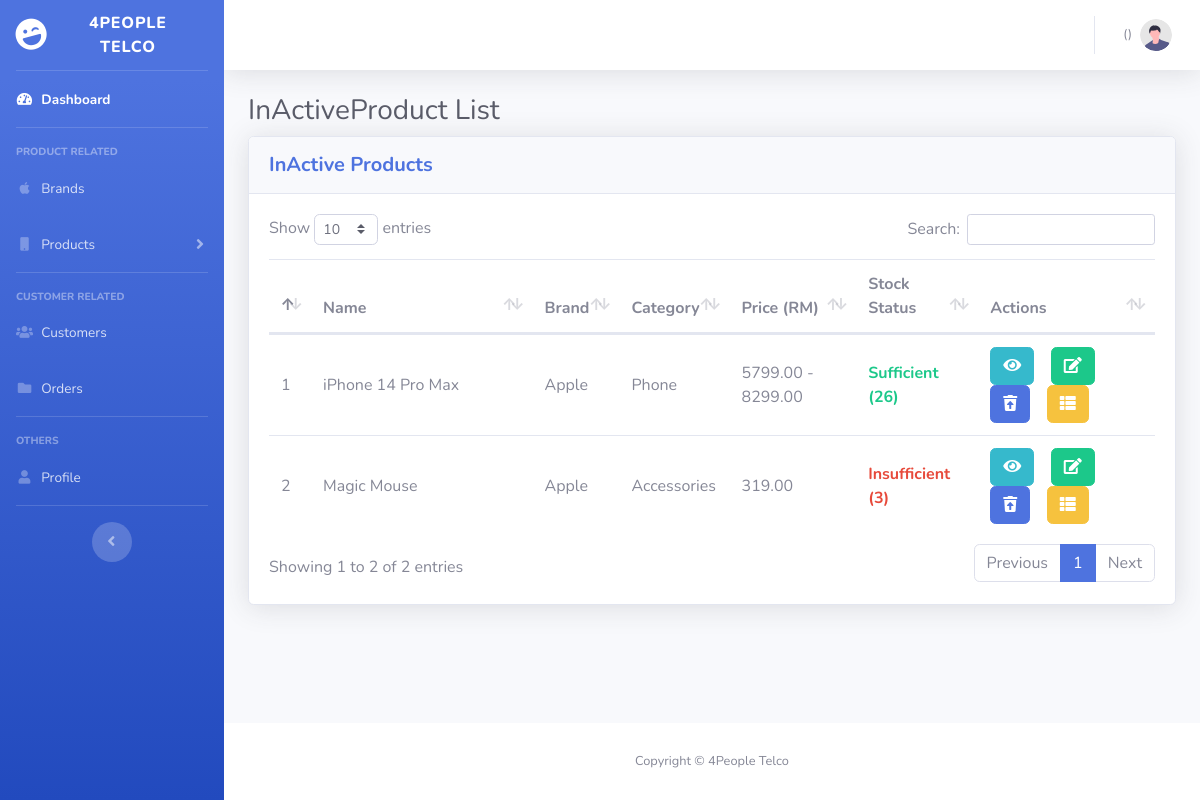
Screenshot of /Admin/all-product.php?status=0 (signed in) with the database file from the repository.
### tables this page shows
CREATE TABLE `product` (
  `prod_id` int(11) NOT NULL,
  `prod_name` text NOT NULL,
  `prod_descrip` text DEFAULT NULL,
  `prod_status` int(11) NOT NULL DEFAULT 1,
  `brand_id` int(11) NOT NULL,
  `cat_id` int(11) NOT NULL,
  `adm_id` text NOT NULL
);

CREATE TABLE `brand` (
  `brand_id` int(11) NOT NULL,
  `brand_name` text NOT NULL,
  `brand_logo` text NOT NULL,
  `brand_status` int(11) NOT NULL DEFAULT 1
);

CREATE TABLE `category` (
  `cat_id` int(11) NOT NULL,
  `cat_name` text NOT NULL,
  `cat_img` text NOT NULL
);

### Admin/all-product.php (the view, shortened to what this page needs)
<!DOCTYPE html>
<html lang="en">
<?php include("header.php"); ?>
<body id="page-top">
    <div id="wrapper">
        <?php include("sidebar.php"); ?>
        <div id="content-wrapper" class="d-flex flex-column">
            <div id="content">
                <?php include("topbar.php"); ?>
                <div class="container-fluid">
                    <?php
                    $productStatusList = $_GET["status"];
                    ?>
                    <h1 class="h3 mb-2 text-gray-800"><?php echo $productStatusList == 0 ? "InActive" : ""; ?>Product List</h1>
                    <div class="card shadow mb-4">
                        <div class="card-header py-3">
                            <div class="row">
                                <div class="col-sm-5 my-auto">
                                    <h5 class="m-0 font-weight-bold text-primary"><?php echo $productStatusList == 0 ? "InActive" : ""; ?> Products</h5>
                                </div>
                            </div>
                        </div>
                        <div class="card-body">
                            <div class="table-responsive">
                                <table class="table table-stripped" id="dataTable" width="100%" cellspacing="0">
                                    <thead>
                                        <tr>
                                            <th></th>
                                            <th>Name</th>
                                            <th>Brand</th>
                                            <th>Category</th>
                                            <th>Price (RM)</th>
                                            <th>Stock Status</th>
                                            <th>Actions</th>
                                        </tr>
                                    </thead>
                                    <tbody>
                                        <?php
                                            $sql = "SELECT * FROM product INNER JOIN brand ON product.brand_id = brand.brand_id INNER JOIN category ON product.cat_id = category.cat_id WHERE prod_status = $productStatusList";
                                            $result = mysqli_query($connect, $sql);
                                            $i = 0;
                                            while ($row = mysqli_fetch_assoc($result)) {
                                                $i++;
                                                $price = array();
												$sumStock = array();
                                                $prodDetailRes = mysqli_query($connect, "SELECT * FROM product_detail WHERE prod_id = '".$row['prod_id']."'");
                                                while ($detailRow = mysqli_fetch_assoc($prodDetailRes)) {
                                                    array_push($price, $detailRow['prod_detail_price']);
                                                    $prodDetailColorRes = mysqli_query($connect, "SELECT * FROM product_color WHERE prod_detail_id = '".$detailRow['prod_detail_id']."'");
                                                    while ($detailColorRow = mysqli_fetch_assoc($prodDetailColorRes)) {
                                                        array_push($sumStock, $detailColorRow['prod_color_stock']);
                                                    }
                                                }
                                        ?>
                                                <tr>
                                                    <td class="align-middle"><?php echo $i; ?></td>
                                                    <td class="align-middle w-25"><?php echo $row['prod_name']; ?></td>
                                                    <td class="align-middle"><?php echo $row['brand_name']; ?></td>
                                                    <td class="align-middle"><?php echo $row['cat_name']; ?></td>
                                                    <td class="align-middle">
                                                        <?php
                                                            if (count($price) > 1)
                                                                echo min($price)." - ".max($price);
                                                            else if (count($price) == 1)
                                                                echo $price[0];
                                                            else
                                                                echo "-";
                                                        ?>
                                                    </td>
                                                    <td class="align-middle">
                                                        <?php
                                                        if (array_sum($sumStock) < 5) {
                                                            echo "<span class='font-weight-bold text-danger'>Insufficient (".array_sum($sumStock).")</span>";
                                                        } else {
                                                            echo "<span class='font-weight-bold text-success'>Sufficient (".array_sum($sumStock).")</span>";
                                                        }
                                                        ?>
                                                    </td>
                                                    <td class="align-middle">
                                                        <button class="btn btn-info" data-toggle="modal" data-target="#viewProduct<?php echo $row['prod_id']; ?>">
                                                            <i class="fa fa-eye"></i>
                                                        </button>
                                                        <button class="btn btn-success" data-toggle="modal" data-target="#editProduct<?php echo $row['prod_id']; ?>">
                                                            <i class="fa fa-edit"></i>
                                                        </button>
                                                        <?php
                                                        if ($row['prod_status'] == 1) {
                                                        ?>
                                                            <button class="btn btn-danger" onclick="updateStatus('<?php echo $row['prod_id']; ?>', '<?php echo $row['prod_name']; ?>', <?php echo $row['prod_status']; ?>)">
                                                                <i class="fa fa-trash"></i>
                                                            </button>
                                                        <?php
                                                        } else {
                                                        ?>
                                                            <button class="btn btn-primary" onclick="updateStatus('<?php echo $row['prod_id']; ?>', '<?php echo $row['prod_name']; ?>', <?php echo $row['prod_status']; ?>)">
                                                                <i class="fas fa-trash-restore"></i>
                                                            </button>
                                                        <?php
                                                        }
                                                        ?>
                                                        <a class="btn btn-warning" href="all-product-detail.php?productId=<?php echo $row['prod_id']; ?>&productName=<?php echo $row['prod_name']; ?>&categoryName=<?php echo $row['cat_name']; ?>&productStatus=<?php echo $row['prod_status']; ?>">
                                                            <i class="fa fa-th-list"></i>
                                                        </a>
                                                    </td>
                                                </tr>
                                        <?php
                                            }
                                        ?>
                                    </tbody>
                                </table>
                            </div>
                        </div>
                    </div>
                </div>
            </div>
            <?php include("footer.php"); ?>
        </div>
    </div>
</body>
</html>

### rows the page displays
product: prod_name "iPhone 14 Pro Max", brand.brand_name "Apple", cat.cat_name "Phone", min($price) "5799.00", max($price) "8299.00", array_sum($sumStock) "26"
product: prod_name "Magic Mouse", brand.brand_name "Apple", cat.cat_name "Accessories", price "319.00", array_sum($sumStock) "3"
